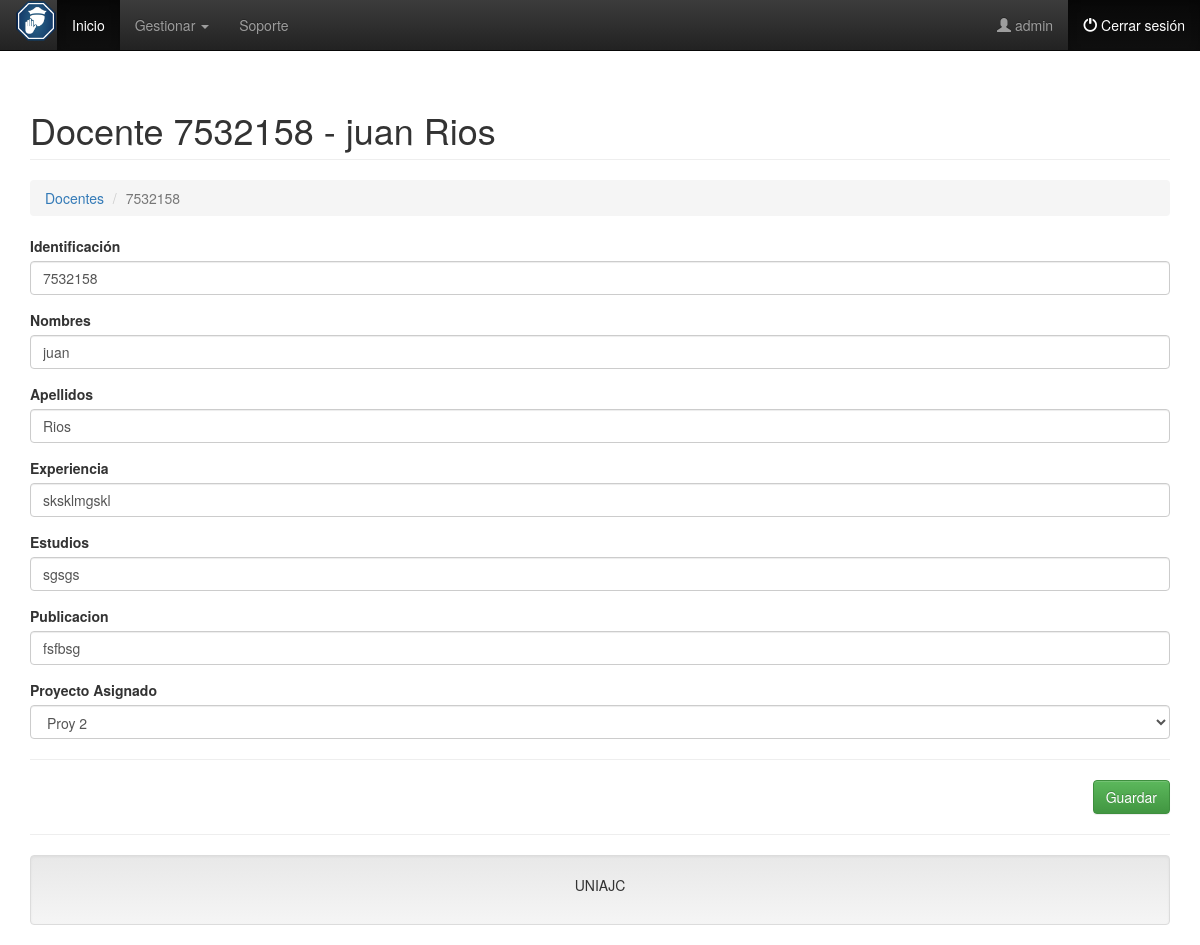
Page /?c=Docente&a=Crud&id_ceduladoc=7532158 (signed in) on the committed database.
### tables this page shows
CREATE TABLE `docentes` (
  `id_ceduladoc` int(20) NOT NULL,
  `nombre` varchar(100) NOT NULL,
  `apellido` varchar(100) NOT NULL,
  `experiencia` varchar(100) NOT NULL,
  `estudio` varchar(100) NOT NULL,
  `publicacion` varchar(100) NOT NULL,
  `id_Proyecto` int(6) UNSIGNED NOT NULL
);

CREATE TABLE `proyectos` (
  `id_Proyecto` int(6) NOT NULL,
  `fecha_Proyecto` date NOT NULL,
  `descripcion` varchar(100) NOT NULL,
  `justificacion` varchar(100) NOT NULL,
  `resultado` varchar(100) NOT NULL,
  `convocatoria` varchar(100) NOT NULL
);

### controller/Docente.controller.php (called while the page is built, shortened)
<?php
require_once 'model/Docente.php';
require_once 'model/Proyecto.php';
class DocenteController{
    private $model;
    public function __CONSTRUCT(){
        $this->model = new Docente();
        $this->modelProy = new Proyecto();
    }
    public function Crud(){
        $doc = new Docente();
        if(isset($_REQUEST['id_ceduladoc'])){
            $doc = $this->model->Obtener($_REQUEST['id_ceduladoc']);
        }
        require_once 'view/header.php';
        require_once 'view/Docente/Docente-editar.php';
        require_once 'view/footer.php';
    }
}

### model/database.php (called while the page is built)
<?php
class Database
{
    public static function StartUp()
    {
        $pdo = new PDO('mysql:host=localhost;dbname=db_proyectos;charset=utf8', 'root', '');
        $pdo->setAttribute(PDO::ATTR_ERRMODE, PDO::ERRMODE_EXCEPTION);
        return $pdo;
    }
}

### model/Docente.php (called while the page is built, shortened)
<?php
class Docente
{
	private $pdo;
	public function __CONSTRUCT()
	{
		try
		{
			$this->pdo = Database::StartUp();
		}
		catch(Exception $e)
		{
			die($e->getMessage());
		}
	}
	public function Obtener($id)
	{
		try
		{
			$stm = $this->pdo
			          ->prepare("SELECT * FROM docentes WHERE id_ceduladoc = ?");
			$stm->execute(array($id));
			return $stm->fetch(PDO::FETCH_OBJ);
		} catch (Exception $e)
		{
			die($e->getMessage());
		}
	}
}

### model/Proyecto.php (called while the page is built, shortened)
<?php
class Proyecto
{
	private $pdo;
	public function __CONSTRUCT()
	{
		try
		{
			$this->pdo = Database::StartUp();
		}
		catch(Exception $e)
		{
			die($e->getMessage());
		}
	}
	public function Listar()
	{
		try
		{
			$stm = $this->pdo->prepare("SELECT * FROM Proyectos");
			$stm->execute();
			return $stm->fetchAll(PDO::FETCH_OBJ);
		}
		catch(Exception $e)
		{
			die($e->getMessage());
		}
	}
}

### view/Docente/Docente-editar.php (the view, shortened to what this page needs)
<h1 class="page-header">
    <?php echo $doc->id_ceduladoc != null ? "Docente ".$doc->id_ceduladoc." - ".$doc->nombre." ".$doc->apellido : 'Nuevo Registro'; ?>
</h1>
<ol class="breadcrumb">
  <li><a href="?c=Docente">Docentes</a></li>
  <li class="active"><?php echo $doc->id_ceduladoc != null ? $doc->id_ceduladoc : 'Nuevo Registro'; ?></li>
</ol>
<form id="frm-Docente" action="?c=Docente&a=Guardar" method="post" enctype="multipart/form-data">
    <div class="form-group">
        <label>Identificación</label>
        <input type="text" name="id_ceduladoc" value="<?php echo $doc->id_ceduladoc; ?>" class="form-control" placeholder="Ingrese su identificacion" data-validacion-tipo="requerido|min:15" required />
    </div>
    <div class="form-group">
        <label>Nombres</label>
        <input type="text" name="nombre" value="<?php echo $doc->nombre; ?>" class="form-control" placeholder="Ingrese su nombre" data-validacion-tipo="requerido|min:3" required />
    </div>
    <div class="form-group">
        <label>Apellidos</label>
        <input type="text" name="apellido" value="<?php echo $doc->apellido; ?>" class="form-control" placeholder="Ingrese su apellido" data-validacion-tipo="requerido|min:10" required/>
    </div>
     <div class="form-group">
        <label>Experiencia</label>
        <input type="text" name="experiencia" value="<?php echo $doc->experiencia; ?>" class="form-control" placeholder="Ingrese sus años de experiencia" data-validacion-tipo="requerido|min:1" />
    </div>
    <div class="form-group">
        <label>Estudios</label>
        <input type="text" name="estudio" value="<?php echo $doc->estudio; ?>" class="form-control" placeholder="Ingrese sus estudios" data-validacion-tipo="requerido|min:1" />
    </div>
    <div class="form-group">
        <label>Publicacion</label>
        <input type="text" name="publicacion" value="<?php echo $doc->publicacion; ?>" class="form-control" placeholder="Ingrese publicaciones" data-validacion-tipo="requerido|min:1" />
    </div>
    <div class="form-group">
        <label>Proyecto Asignado</label>
            <select class="form-control" name="id_Proyecto" required>
                <?php foreach($this->modelProy->Listar() as $proy): ?>
                <option value="<?php echo $proy->id_Proyecto; ?>" <?php echo $doc->id_Proyecto==$proy->id_Proyecto ? 'selected' : ''; ?> >
                    <?php echo $proy->descripcion; ?>
                </option>
                <?php endforeach; ?>
            </select>
    </div>
    <hr />
    <div class="text-right">
        <button class="btn btn-success">Guardar</button>
    </div>
</form>

### rows in the picture
docentes: id_ceduladoc "7532158", nombre "juan", apellido "Rios", experiencia "sksklmgskl", estudio "sgsgs", publicacion "fsfbsg", id_Proyecto "Proy 2"

### other values in the picture
$_SESSION["user"] "admin"
